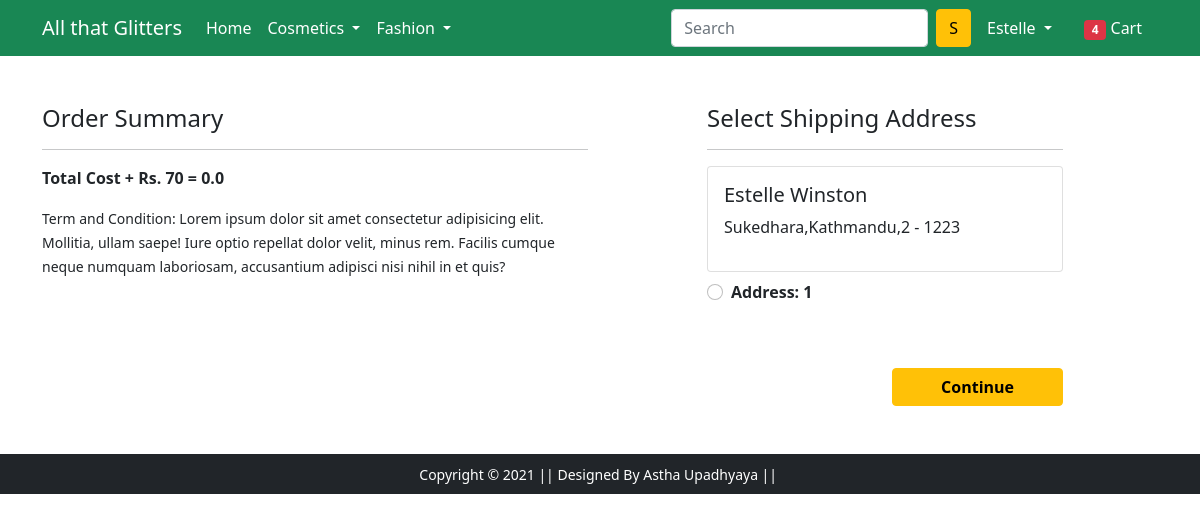
The app's page /checkout/ (signed in) with its own data.
### app/models.py (models this page shows)
class Customer(models.Model):
    user = models.ForeignKey(User, on_delete=models.CASCADE)
    name = models.CharField(max_length=200)
    locality = models.CharField(max_length=200)
    city = models.CharField(max_length=50)
    zipcode = models.IntegerField()
    state = models.CharField(choices=PRADESH_CHOICES,max_length=50)

### app/views.py (the view)
# urls.py: path('checkout/', views.checkout, name='checkout'),
def checkout(request):
 user = request.user
 add = Customer.objects.filter(user=user)
 cart_items = Cart.objects.filter(user=user)
 amount = 0.0
 shipping_amount = 70.0
 totalamount = 0.0
 cart_product = [p for p in Cart.objects.all() if p.user == request.user]
 if cart_product:
  for p in cart_product:
   tempamount = (p.quantity * p.product.discounted_price)
   amount = tempamount
  totalamount = amount + shipping_amount
 return render(request, 'app/checkout.html', {'add':add, 'totalamount': totalamount, 'cart_items':cart_items})

### app/templates/app/checkout.html (shortened to what this page needs)
{% extends 'app/base.html' %}
{% load static %}
{% block main-content %}
<div class="container">
 <div class="row mt-5">
  <div class="col-sm-6">
    <h4>Order Summary</h4>
    <hr>
    <p class="fw-bold">Total Cost + Rs. 70 = {{totalamount}}</p>
    <small>Term and Condition: Lorem ipsum dolor sit amet consectetur adipisicing elit. Mollitia, ullam saepe! Iure optio repellat dolor velit, minus rem. Facilis cumque neque numquam laboriosam, accusantium adipisci nisi nihil in et quis?</small>
  </div>
  <div class="col-sm-4 offset-sm-1">
    <h4>Select Shipping Address</h4>
    <hr>
    <form action="">
      {% for ad in add %}
      <div class="card">
        <div class="card-body">
        <h5>{{ad.name}}</h5>
        <p>{{ad.locality}},{{ad.city}},{{ad.state}} - {{ad.zipcode}}</p>
        </div>
      </div>
        <div class="form-check mt-2 mb-5">
          <input class="form-check-input" type="radio" value="">
          <label class="form-check-label fw-bold" for="">
            Address: {{forloop.counter}} </label>
        </div>
      {% endfor %}
        <div class="text-end">
          <button type="submit" class="btn btn-warning mt-3 px-5 fw-bold">Continue</button>
        </div>
      </form>
    </div>
  </div>
</div>
{% endblock main-content %}

### app/templates/app/base.html (shortened to what this page needs)
<!doctype html>
{% load static %}
<html lang="en">
  <head>
    <link href="https://cdn.jsdelivr.net/npm/bootstrap@5.0.0-beta1/dist/css/bootstrap.min.css" rel="stylesheet">
    <link rel="stylesheet" href="{% static 'app/css/owl.carousel.min.css' %}">
    <link rel="stylesheet" href="{% static 'app/css/all.min.css' %}">
    <link rel="stylesheet" href="{% static 'app/css/style.css' %}">
  </head>
  <body>
    <nav class="navbar navbar-expand-lg navbar-dark bg-success">
     <div class="container">
       <a class="navbar-brand" href="/">All that Glitters</a>
       <div class="collapse navbar-collapse" id="navbarSupportedContent">
         <ul class="navbar-nav me-auto mb-2 mb-lg-0">
           <li class="nav-item">
             <a class="nav-link active" aria-current="page" href="/">Home</a>
           </li>
           <li class="nav-item dropdown">
             <a class="nav-link dropdown-toggle text-white" href="#" id="cosmeticsDropdown" role="button" data-bs-toggle="dropdown" aria-expanded="false">
               Cosmetics
             </a>
           </li>
           <li class="nav-item dropdown">
             <a class="nav-link dropdown-toggle text-white" href="#" id="accDropdown" role="button" data-bs-toggle="dropdown" aria-expanded="false">
               Fashion
             </a>
           </li>
         </ul>
         <form class="d-flex">
           <input class="form-control me-2" type="search" placeholder="Search" aria-label="Search">
           <button class="btn btn-warning" type="submit">S</button>
         </form>
         <div>
          <ul class="navbar-nav me-auto mb-2 mb-lg-0">
              {% if request.user.is_authenticated %}
              <li class="nav-item dropdown mx-2">
              <a class="nav-link dropdown-toggle text-white" href="#" id="profileDropdown" role="button" data-bs-toggle="dropdown" aria-expanded="false">
                {{request.user.username|capfirst}}
              </a>
            </li>
            <li class="nav-item mx-2">
             <a href="{% url 'showcart' %}" class="nav-link text-white"><span class="badge bg-danger">4</span> Cart </a>
            </li>
              {% endif %}
          </ul>
         </div>
       </div>
     </div>
    </nav>
    {% block main-content %} {% endblock main-content %}
    <footer class="container-fluid bg-dark text-center p-2 mt-5">
        <small class="text-white">Copyright &copy; 2021 || Designed By Astha Upadhyaya || </small>
    </footer>
  </body>
</html>

### records on screen
Customer: name "Estelle Winston", locality "Sukedhara", city "Kathmandu", state "2", zipcode "1223"

### other values on screen
{{ request.user.username|capfirst }} "Estelle"
{{ totalamount }} "0.0"
